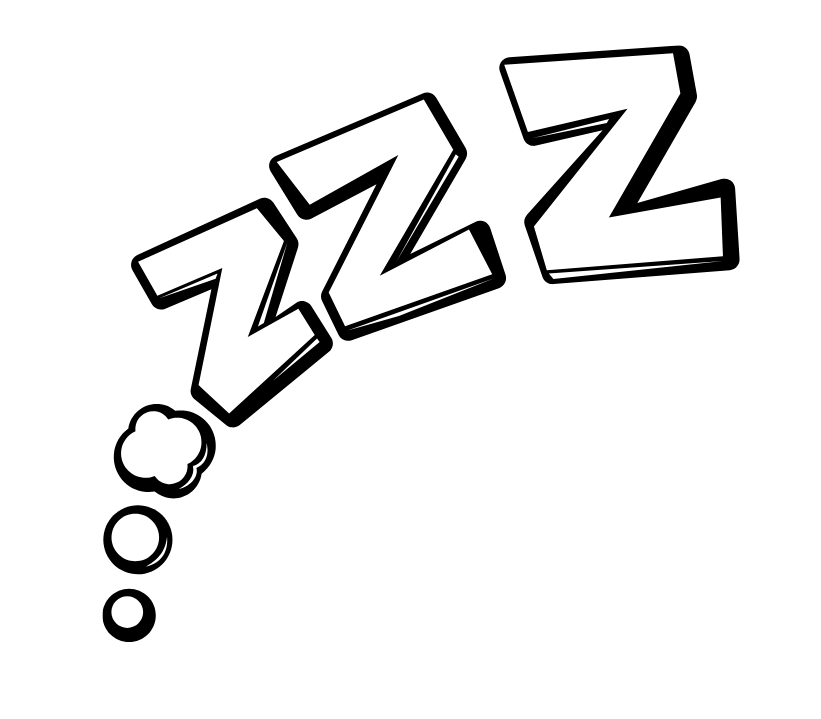
#> input picture zzz.png, 821 x 719 px
$ python -i bunnyhare_turtle.py   (imports and definitions only)
#> lines starting #> are read from the running program, lines starting #| are printed output that depends on the picture; after the words box and inside, x2 and y2 are one past the last pixel; in counts of white or black regions, pixels touching at a corner belong together
import turtle
import random
import time
import os
from PIL import Image

BASE_DIR = os.path.dirname(os.path.abspath(__file__))
TMP_DIR = os.path.join(BASE_DIR, "_tmp_turtle_imgs")
# [1 line not run here, left out]

try:
    RESAMPLE = Image.Resampling.LANCZOS
except AttributeError:
    RESAMPLE = Image.LANCZOS

def extract_frames_from_gif(src_filename, dest_prefix, size=None):
    src_path = os.path.join(BASE_DIR, src_filename)
    if not os.path.exists(src_path):
        return []
    frames = []
    with Image.open(src_path) as img:
        try:
            i = 0
            while True:
                img.seek(i)
                frame = img.convert("RGBA")
                if size:
                    frame.thumbnail(size, resample=RESAMPLE)
                canvas = Image.new("RGBA", frame.size, (0, 0, 0, 0))
                canvas.paste(frame, (0, 0), frame)
                pal = canvas.convert("P", palette=Image.ADAPTIVE, colors=255)
                alpha = canvas.split()[-1]
                mask = Image.eval(alpha, lambda a: 255 if a <= 0 else 0)
                pal.paste(255, box=None, mask=mask)
                save_path = os.path.join(TMP_DIR, f"{dest_prefix}_{i}.gif")
                pal.save(save_path, format="GIF", transparency=255, save_all=False, optimize=True)
                frames.append(save_path)
                i += 1
        except EOFError:
            pass
    return frames

def convert_png_to_transparent_gif(src_filename, dest_name, size=None):
#> called with src_filename = 'zzz.png', dest_name = 'zzz', size = (50, 30)
    src_path = os.path.join(BASE_DIR, src_filename)
    if not os.path.exists(src_path):
        return None
    with Image.open(src_path) as img:
#> img is the input picture: PIL image 821x719 RGBA; mean R, G, B, A 29.7, 29.7, 29.7, 46
        img = img.convert("RGBA")
        if size:
            img.thumbnail(size, resample=RESAMPLE)
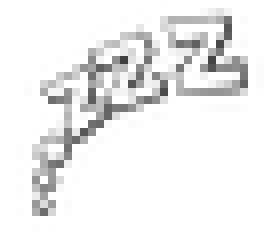
#> img: PIL image 34x30 RGBA (shown 8 times larger); mean R, G, B, A 41.1, 41.1, 41.1, 45.9; transparent parts drawn white
        canvas = Image.new("RGBA", img.size, (0,0,0,0))
#> canvas: PIL image 34x30 RGBA; every value is 0
        canvas.paste(img, (0,0), img)
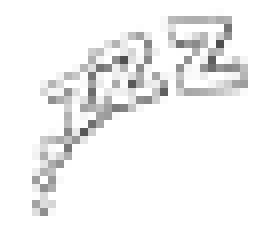
#> canvas: PIL image 34x30 RGBA (shown 8 times larger); mean R, G, B, A 29.7, 29.7, 29.7, 39.2; transparent parts drawn white
        pal = canvas.convert("P", palette=Image.ADAPTIVE, colors=255)
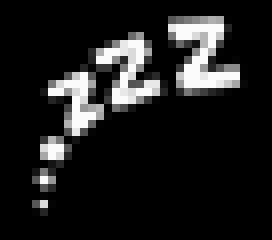
#> pal: PIL image 34x30 P (shown 8 times larger); min 0, max 251, mean 29.5
        alpha = canvas.split()[-1]
        mask = Image.eval(alpha, lambda a: 255 if a <= 0 else 0)
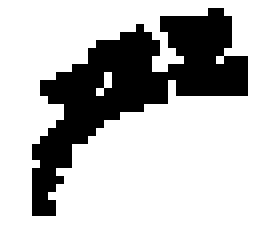
#> mask: PIL image 34x30 L (shown 8 times larger); 75.3% white; 1 black region, box (x1, y1, x2, y2) and area: (4, 1, 31, 27) 252
        pal.paste(255, box=None, mask=mask)
        dest = os.path.join(TMP_DIR, dest_name + ".gif")
        pal.save(dest, format="GIF", transparency=255, optimize=True)
    return dest

bg_path = os.path.join(BASE_DIR, "Background.png")
# [7 lines not run here, left out]

turtle_frames = extract_frames_from_gif("Turtle.gif", "Turtle", (80, 80))
bunny_frames = extract_frames_from_gif("Bunny.gif", "Bunny", (80, 80))
zzz_gif = convert_png_to_transparent_gif("zzz.png", "zzz", (50, 30))

# [1 line that did not run here, left out]
# [5 lines not run here, left out]

def register_frames(frames, prefix):
#> called with prefix = 'turtle'
    registered = []
    for i, fpath in enumerate(frames):
        name = f"{prefix}_frame_{i}"
        try:
            screen.register_shape(name, turtle.Shape("image", fpath))
            registered.append(name)
        except:
            try:
                screen.register_shape(fpath)
                registered.append(fpath)
            except:
                pass
    return registered

turtle_shape_names = register_frames(turtle_frames, "turtle")
bunny_shape_names = register_frames(bunny_frames, "bunny")
zzz_shape_name = None
# [10 lines not run here, left out]

# [1 line that did not run here, left out]
# [1 line that did not run here, left out]
# [1 line that did not run here, left out]
# [1 line that did not run here, left out]

# [3 lines not run here, left out]

finish_line = 700 // 2 - 100

# [1 line that did not run here, left out]
# [8 lines not run here, left out]

BASELINE_Y = -400 // 2 + 70
anim_state = {"turtle_idx": 0, "bunny_idx": 0, "running": False, "bunny_sleeping": False}

# [106 lines left out: functions setup_race, start_race, not called in this run]

def reset_race():
    result.clear()
    start_race()

# [4 lines not run here, left out]

>>> result = extract_frames_from_gif('zzz.png', 'out.png')
#> the loop in extract_frames_from_gif, `while True:` made 2 passes
#> pass 1, in extract_frames_from_gif (call 3), `pal = canvas.convert("P", palette=Image.ADAPTIVE, colors=255)`:
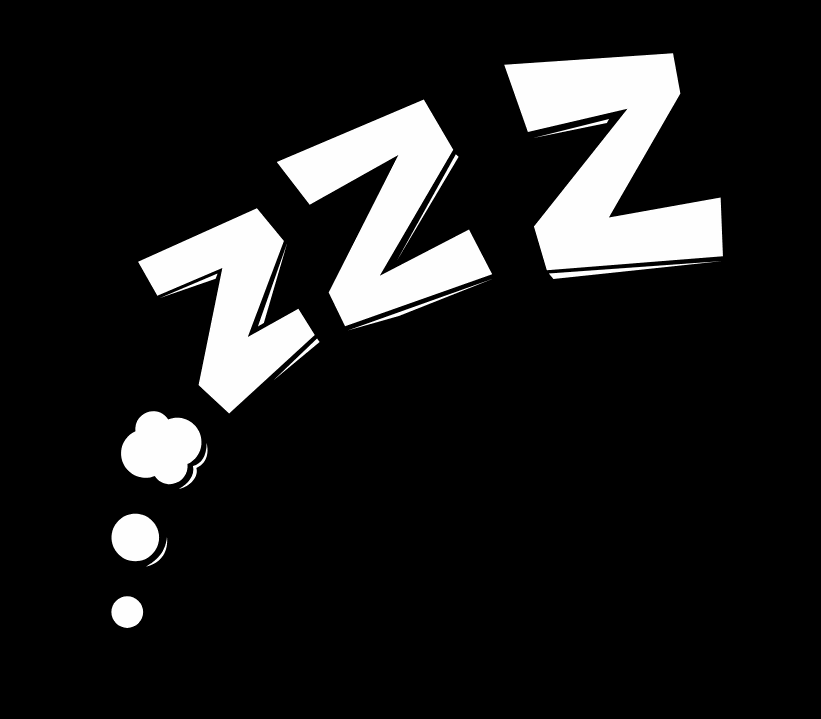
#> pal: PIL image 821x719 P; min 0, max 254, mean 29.6
#> pass 1, in extract_frames_from_gif (call 3), `alpha = canvas.split()[-1]`:
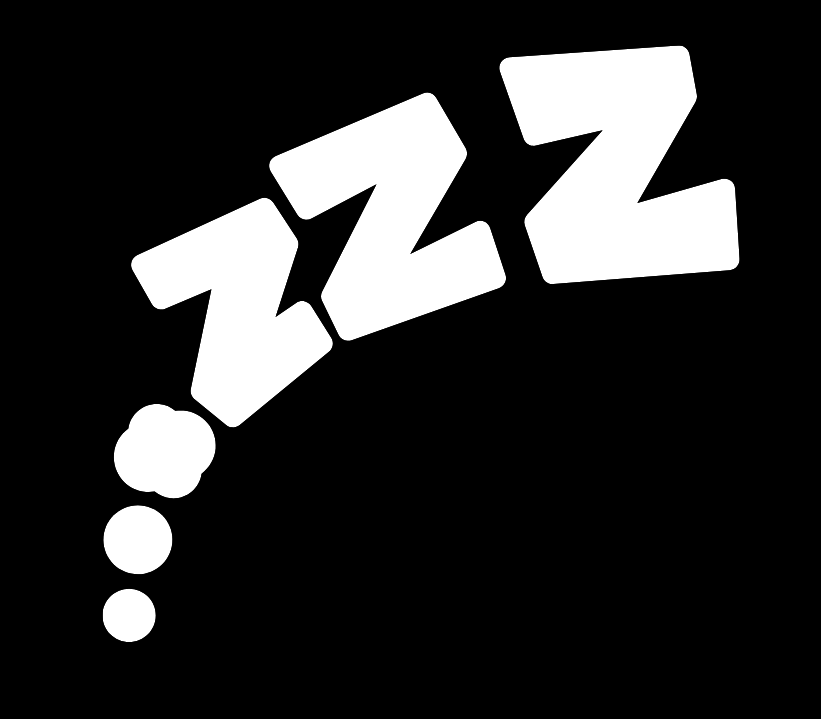
#> alpha: PIL image 821x719 L; min 0, max 255, mean 45.7
#> pass 1, in extract_frames_from_gif (call 3), `mask = Image.eval(alpha, lambda a: 255 if a <= 0 else 0)`:
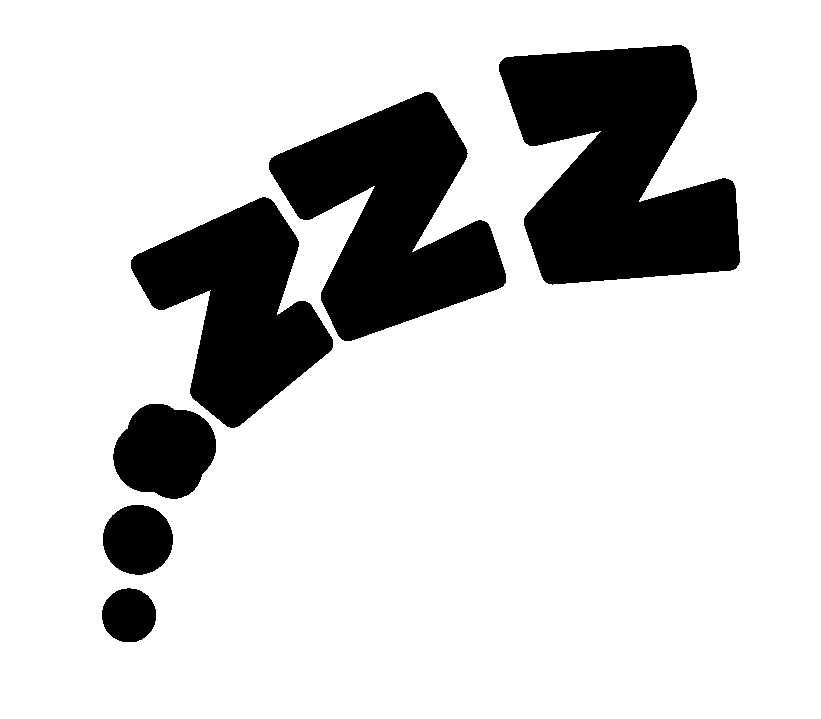
#> mask: PIL image 821x719 L; 81.7% white; 6 black regions, box (x1, y1, x2, y2) and area: (499, 45, 740, 285) 38644, (269, 92, 506, 341) 31518, (131, 197, 333, 428) 24438, (113, 404, 216, 499) 7350, (103, 505, 173, 575) 3858, (102, 588, 156, 642) 2303
#> after the loop in extract_frames_from_gif, `while True:`: frames = 1 item; i = 1
